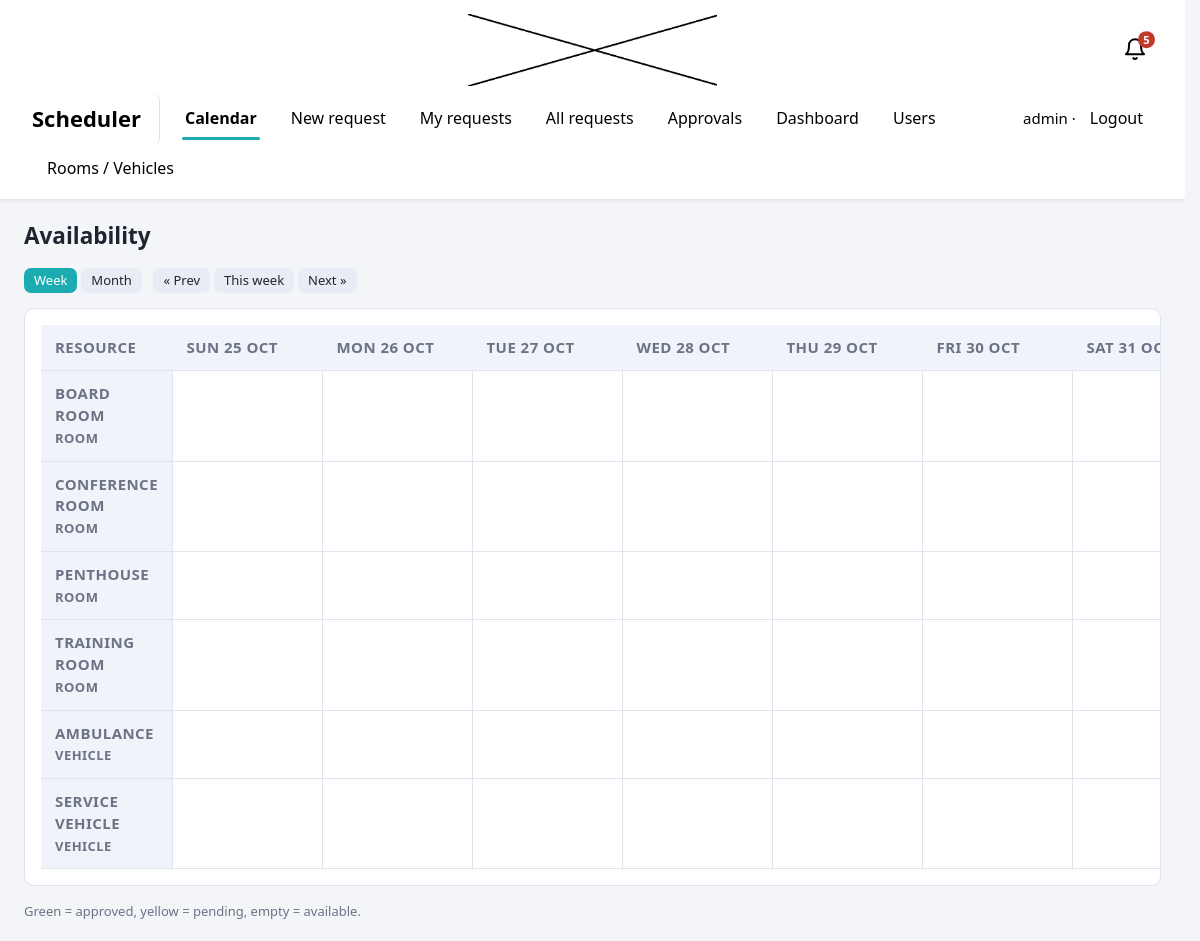
The page / (signed in) on the database its author committed.
### tables this page shows
CREATE TABLE resources(id INTEGER PRIMARY KEY, name TEXT UNIQUE NOT NULL,
  kind TEXT NOT NULL, active INTEGER DEFAULT 1);

### app.py (the view)
@app.route("/")
@login_required()
def calendar():
    d = request.args.get("d") or date.today().isoformat()
    start = datetime.fromisoformat(d).date()
    v = "month" if request.args.get("v") == "month" else "week"
    if v == "month":
        start = start.replace(day=1)
        nxt_m = (start.replace(day=28) + timedelta(days=4)).replace(day=1)
        days = [start + timedelta(days=i) for i in range((nxt_m - start).days)]
        prev, nxt = (start - timedelta(days=1)).replace(day=1).isoformat(), nxt_m.isoformat()
    else:
        days = [start + timedelta(days=i) for i in range(7)]
        prev, nxt = (start - timedelta(days=7)).isoformat(), (start + timedelta(days=7)).isoformat()
    res = db().execute("SELECT * FROM resources WHERE active=1 ORDER BY kind,name").fetchall()
    rows = db().execute(
        "SELECT r.*, u.username, d.username AS decider FROM requests r JOIN users u ON u.id=r.user_id "
        "LEFT JOIN users d ON d.id=r.decided_by "
        "WHERE status IN('pending','approved') AND start_at>=? AND start_at<? ORDER BY start_at",
        (days[0].isoformat(), (days[-1] + timedelta(days=1)).isoformat())).fetchall()
    cal = {}
    for r in rows:
        cal.setdefault((r["resource_id"], r["start_at"][:10]), []).append(r)
    return render_template("calendar.html", days=days, res=res, cal=cal, d=start,
                           prev=prev, nxt=nxt, v=v)

### app.py (called while the page is built)
def db():
    if "db" not in g:
        g.db = sqlite3.connect(DB, isolation_level=None, timeout=10)
        g.db.row_factory = sqlite3.Row
    return g.db

@app.after_request
def no_cache(r):
    if request.endpoint != "static":
        r.headers["Cache-Control"] = "no-store"
    return r

def login_required(*roles):
    def deco(f):
        @wraps(f)
        def w(*a, **k):
            if "uid" not in session:
                return redirect(url_for("login"))
            if roles and session["role"] not in roles:
                abort(403)
            return f(*a, **k)
        return w
    return deco

### templates/calendar.html (shortened to what this page needs)
{% extends 'base.html' %}{% block body %}<h2>Availability{% if v=='month' %} &ndash; {{ d.strftime('%B %Y') }}{% endif %}</h2>
<p><a class="btn sm {{ '' if v=='week' else 'sec' }}" href="/?d={{ d }}&v=week">Week</a> <a class="btn sm {{ '' if v=='month' else 'sec' }}" href="/?d={{ d }}&v=month">Month</a>
&nbsp; <a class="btn sec sm" href="/?d={{ prev }}&v={{ v }}">&laquo; Prev</a> <a class="btn sec sm" href="/?v={{ v }}">{{ 'This month' if v=='month' else 'This week' }}</a> <a class="btn sec sm" href="/?d={{ nxt }}&v={{ v }}">Next &raquo;</a></p>
{% if v=='month' %}<div class="card wrap"><table class="cal month"><tr><th>Resource</th>{% for x in days %}<th><a href="/?d={{ x.isoformat() }}&v=week">{{ x.day }}</a><br><span class="muted">{{ x.strftime('%a')[0] }}</span></th>{% endfor %}</tr>
{% for r in res %}<tr><th>{{ r.name }}<br><span class="muted">{{ r.kind }}</span></th>{% for x in days %}{% set L = cal.get((r.id, x.isoformat()), []) %}<td>
{% if L %}<a class="dot {{ 'pending' if L|selectattr('status','equalto','pending')|list else 'approved' }}" href="/?d={{ x.isoformat() }}&v=week" title="{% for b in L %}{{ b.start_at|t12 }} - {{ b.end_at|t12 }} {{ b.activity }} ({{ b.department }}) by {{ b.username }}&#10;{% endfor %}">{{ L|length }}</a>{% endif %}</td>{% endfor %}</tr>{% endfor %}</table></div>
<p class="muted">Each number is how many bookings that resource has that day. Hover or click a number to see the details. Green = approved, yellow = at least one pending, empty = available.</p>
{% else %}<div class="card wrap"><table class="cal"><tr><th>Resource</th>{% for x in days %}<th>{{ x.strftime('%a %d %b') }}</th>{% endfor %}</tr>
{% for r in res %}<tr><th>{{ r.name }}<br><span class="muted">{{ r.kind }}</span></th>{% for x in days %}<td>
</td>{% endfor %}</tr>{% endfor %}</table></div>
<p class="muted">Green = approved, yellow = pending, empty = available.</p>{% endif %}{% endblock %}

### templates/base.html (shortened to what this page needs)
<!doctype html><html lang="en"><head><meta charset="utf-8"><meta name="viewport" content="width=device-width,initial-scale=1">
<title>CHMCI Scheduler</title><link rel="icon" type="image/png" href="{{ url_for('static', filename='logo.png') }}"><link rel="stylesheet" href="{{ url_for('static', filename='style.css') }}"></head><body>
{% if session.uid %}<header><div class="bar"><div class="logo-row"><a href="/"><img class="logo" src="{{ url_for('static', filename='header-logo.png') }}" alt="" onerror="this.style.display='none'"></a>{% if session.uid %}<span class="nrow"><button type="button" id="nbtn" class="btn sec sm" style="display:none">Enable notifications</button><span class="nwrap"><button type="button" id="bell" class="bell" title="Notifications" aria-label="Notifications"><svg viewBox="0 0 24 24" fill="none" stroke="currentColor" stroke-width="2" stroke-linecap="round" stroke-linejoin="round"><path d="M18 8a6 6 0 0 0-12 0c0 7-3 9-3 9h18s-3-2-3-9"/><path d="M13.7 21a2 2 0 0 1-3.4 0"/></svg><span id="bcount" class="bcount" style="display:none">0</span></button><div id="npanel" style="display:none"></div></span></span>{% endif %}</div>
{% if session.uid %}<nav><a class="brand" href="/">Scheduler</a>{% set p=request.path %}<a href="/" class="{{ 'on' if p=='/' }}">Calendar</a><a href="/request" class="{{ 'on' if p.startswith('/request') }}">New request</a><a href="/my" class="{{ 'on' if p.startswith('/my') }}">My requests</a><a href="/all" class="{{ 'on' if p.startswith('/all') }}">All requests</a>
{% if session.role in ['approver','admin'] %}<a href="/approvals" class="{{ 'on' if p.startswith('/approvals') }}">Approvals</a>{% endif %}
{% if session.role=='admin' %}<a href="/admin" class="{{ 'on' if p=='/admin' }}">Dashboard</a><a href="/admin/users" class="{{ 'on' if p.startswith('/admin/users') }}">Users</a><a href="/admin/resources" class="{{ 'on' if p.startswith('/admin/resources') }}">Rooms / Vehicles</a>{% endif %}</nav>
<span class="who"><span class="uname">{{ session.name }} &middot;</span><a href="/logout" onclick="return confirm('Are you sure you want to log out?')">Logout</a></span>{% endif %}</div></header>{% endif %}
<main{% if not session.uid %} class="auth"{% endif %}>{% for m in get_flashed_messages() %}<div class="flash">{{ m }}</div>{% endfor %}{% block body %}{% endblock %}</main></body></html>

### static/style.css (style rules this page uses)
:root { --bg:#f3f5f9;--card:#fff;--ink:#1e2430;--muted:#6b7385;--pri:#1cabb0;--line:#dfe3ec;--ok:#1f8f4e;--warn:#b7791f;--bad:#c0392b }
* { box-sizing:border-box }
body { margin:0;font:15px/1.45 system-ui,Segoe UI,Arial,sans-serif;background:var(--bg);color:var(--ink) }
a { color:var(--pri);text-decoration:none }
header { background:#fff;color:#000;border-bottom:1px solid var(--line);box-shadow:0 1px 4px rgba(0,0,0,.06) }
.bar { max-width:none;margin:0;padding:12px 24px;display:flex;flex-wrap:wrap;gap:8px 20px;align-items:center }
.brand { color:#000;font-weight:700;font-size:18px }
nav { display:flex;flex-wrap:wrap;gap:4px;flex:1 }
nav a,.who a { color:#000;padding:5px 10px;border-radius:6px }
.who { font-size:13px }
main { max-width:none;margin:20px 0;padding:0 24px }
h2 { margin:0 0 14px }
.card { background:var(--card);border:1px solid var(--line);border-radius:10px;padding:16px;margin-bottom:16px }
.muted { color:var(--muted);font-size:13px }
.btn { display:inline-block;background:var(--pri);color:#fff;border:0;padding:8px 14px;border-radius:7px;cursor:pointer;font:inherit }
.btn.sec { background:#e8ecf4;color:var(--ink) }
.btn.sm { padding:3px 10px;font-size:13px }
.wrap { overflow-x:auto }
table { width:100%;border-collapse:collapse;background:#fff }
th,td { padding:8px 10px;border-bottom:1px solid var(--line);text-align:left;vertical-align:top;font-size:14px }
th { background:#f0f3f9;font-size:12px;text-transform:uppercase;letter-spacing:.03em;color:var(--muted) }
.cal td { min-width:120px;border:1px solid var(--line) }
.cal th,.cal td { font-size:15px;padding:12px 14px }
.cal td { min-width:150px }
.bar { padding:20px 32px;gap:12px 28px }
.brand { font-size:26px;display:flex;align-items:center;gap:14px }
.logo { height:56px;width:auto }
nav a,.who a { font-size:16px;padding:9px 15px }
.who { font-size:15px }
.bar { padding:14px 32px 10px;gap:8px 28px }
.brand { flex:0 0 100% }
.logo { height:72px }
.logo-row { flex:0 0 100%;display:flex;justify-content:center }
.brand { flex:0 0 auto;display:block;font-size:22px;font-weight:700;color:#000;padding:9px 18px 9px 0;margin-right:6px;border-right:1px solid var(--line) }
html { overflow-y:scroll;scrollbar-gutter:stable }
.logo-row { min-height:72px;align-items:center }
.logo { display:block }
nav { align-items:center }
.brand { padding:9px 18px 9px 0 }
.who { display:flex;align-items:center;gap:4px }
.who a { padding:6px 10px }
.logo-row { position:relative }
.nrow { position:absolute;right:0;top:50%;transform:translateY(-50%);display:flex;align-items:center;gap:8px }
.who { align-self:flex-start;height:50px;gap:0;white-space:nowrap }
.who .uname { padding:0 4px 0 10px }
.nwrap { position:relative }
.bell { position:relative;background:none;border:0;cursor:pointer;padding:4px 6px;border-radius:6px;color:#000;line-height:0 }
.bell svg { width:24px;height:24px }
.bcount { position:absolute;top:-2px;right:-2px;background:var(--bad);color:#fff;font:700 11px/1 system-ui,Arial,sans-serif;min-width:17px;height:17px;border-radius:9px;display:flex;align-items:center;justify-content:center;padding:0 4px }
nav a { position:relative }
nav a.on { font-weight:600 }
nav a.on::after { content:"";position:absolute;left:12px;right:12px;bottom:0;height:3px;border-radius:3px;background:var(--pri) }

### rows shown on the page
resources: name "BOARD ROOM", kind "ROOM"
resources: name "CONFERENCE ROOM", kind "ROOM"
resources: name "PENTHOUSE", kind "ROOM"
resources: name "TRAINING ROOM", kind "ROOM"
resources: name "AMBULANCE", kind "VEHICLE"
resources: name "SERVICE VEHICLE", kind "VEHICLE"

### other values the page prints
{{ session.name }} "admin"
{{ 'This month' if v=='month' else 'This week' }} "This week"
{{ x.strftime('%a %d %b') }} "SUN 25 OCT" "MON 26 OCT" "TUE 27 OCT" "WED 28 OCT" "THU 29 OCT" "FRI 30 OCT" "SAT 31…"
